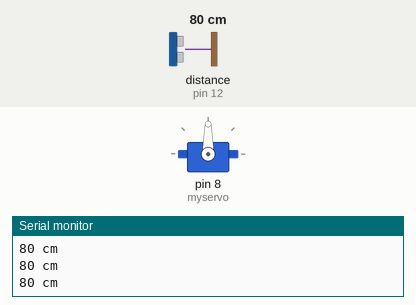
The sketch below on a simulated Arduino Uno, built with avr-gcc and run on an emulated ATmega328P. On the bench: servo, the last lines printed to the serial monitor. Wiring (inferred from the names in the program): ultrasonic range finder: trigger pin 13; echo pin 12. Inputs (shaded band) come from the test bench; at power-on: distance to the obstacle (sensor on pin 12) 80 cm. The echo pulse lasts 58.3 µs per cm.

Above: at 1.2 s.
1.3 s: distance to the obstacle (sensor on pin 12) set to 22 cm
2.8 s: distance to the obstacle (sensor on pin 12) set to 18 cm
At 2.95 s:
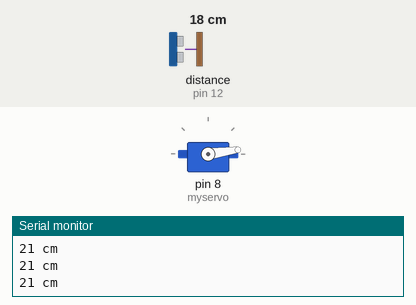
5.8 s: distance to the obstacle (sensor on pin 12) set to 35 cm
At 8.9 s:
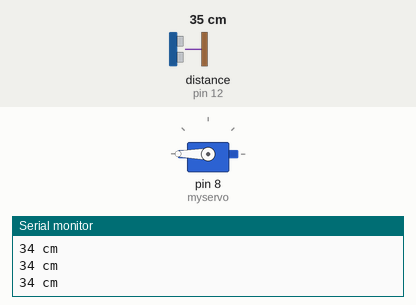
Timing chart, 0 to 10.4 s (numbered marks = the images above; inputs shaded):
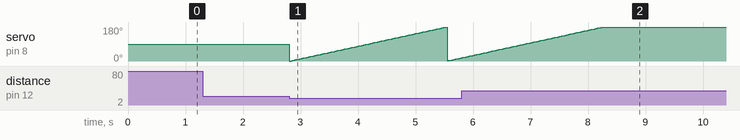

Measured:
- the behaviour switches between 21 and 20 cm on distance to the obstacle (sensor on pin 12) (found by bisection; images 0 and 1)

The sketch:

US_testing.ino
```cpp
#define trigPin 13
#define echoPin 12

#include <Servo.h>
Servo myservo;
int pos = 0;
void setup() {
  Serial.begin (9600);
  myservo.attach(8);
  pinMode(trigPin, OUTPUT);
  pinMode(echoPin, INPUT);
}

void loop() {
  long duration, distance;
  digitalWrite(trigPin, LOW);
  delayMicroseconds(2);
  digitalWrite(trigPin, HIGH);
  delayMicroseconds(10);
  digitalWrite(trigPin, LOW);
  duration = pulseIn(echoPin, HIGH);
  distance = (duration/2) / 29.1;
  if (distance < 20) {  //you are free to change this
  for (pos = 0; pos <= 180; pos += 1) { // goes from 0 degrees to 180 degrees
    // in steps of 1 degree
    myservo.write(pos);              // tell servo to go to position in variable 'pos'
    delay(15);                       // waits 15ms for the servo to reach the position
  }
}

  if (distance > 100){    //range is 400 cm for HC-SR04 sensor
    Serial.println("Beyond Range");
  }
  else {
    Serial.print(distance);
    Serial.println(" cm"); //in centimeters
  }

}
```
